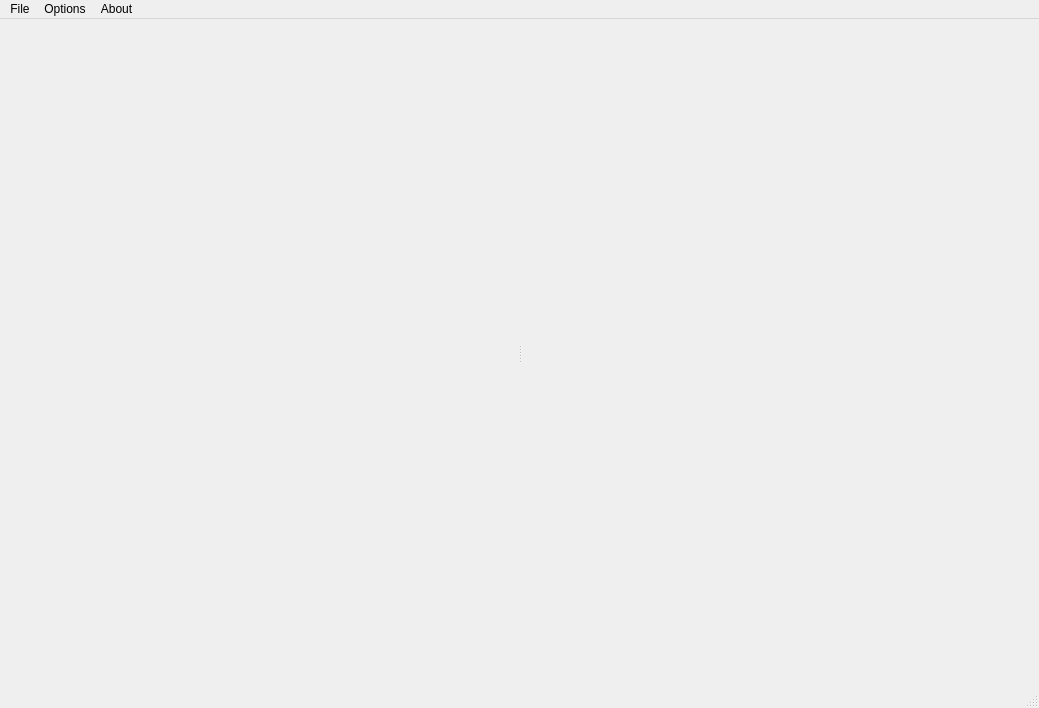
<?xml version="1.0" encoding="UTF-8"?>
<ui version="4.0">
 <class>MainWindow</class>
 <widget class="QMainWindow" name="MainWindow">
  <property name="geometry">
   <rect>
    <x>0</x>
    <y>0</y>
    <width>1039</width>
    <height>708</height>
   </rect>
  </property>
  <property name="windowTitle">
   <string/>
  </property>
  <widget class="QWidget" name="centralWidget">
   <layout class="QHBoxLayout" name="horizontalLayout">
    <item>
     <widget class="QSplitter" name="splitter">
      <property name="orientation">
       <enum>Qt::Horizontal</enum>
      </property>
      <widget class="ImageListWidget" name="imageListWidget" native="true"/>
      <widget class="PageListWidget" name="pageListWidget" native="true"/>
     </widget>
    </item>
   </layout>
  </widget>
  <widget class="QStatusBar" name="statusBar"/>
  <widget class="QMenuBar" name="menuBar">
   <property name="geometry">
    <rect>
     <x>0</x>
     <y>0</y>
     <width>1039</width>
     <height>22</height>
    </rect>
   </property>
   <widget class="QMenu" name="menuProject">
    <property name="title">
     <string>File</string>
    </property>
    <widget class="QMenu" name="menuExport">
     <property name="title">
      <string>Export</string>
     </property>
     <addaction name="actionPs"/>
     <addaction name="actionPdf"/>
    </widget>
    <addaction name="actionNew"/>
    <addaction name="actionOpen"/>
    <addaction name="actionSave"/>
    <addaction name="actionSave_as"/>
    <addaction name="actionClose"/>
    <addaction name="separator"/>
    <addaction name="menuExport"/>
    <addaction name="separator"/>
    <addaction name="actionExit"/>
   </widget>
   <widget class="QMenu" name="menuOptions">
    <property name="title">
     <string>Options</string>
    </property>
    <widget class="QMenu" name="menuEditor">
     <property name="title">
      <string>Editor</string>
     </property>
     <addaction name="actionAdd"/>
     <addaction name="actionClear"/>
     <addaction name="actionLayout"/>
     <addaction name="actionShow_date_first_of_month"/>
     <addaction name="actionResort_by_date"/>
    </widget>
    <addaction name="menuEditor"/>
    <addaction name="actionBook"/>
   </widget>
   <widget class="QMenu" name="menuAbout">
    <property name="title">
     <string>About</string>
    </property>
   </widget>
   <addaction name="menuProject"/>
   <addaction name="menuOptions"/>
   <addaction name="menuAbout"/>
  </widget>
  <action name="actionSave">
   <property name="text">
    <string>Save</string>
   </property>
   <property name="toolTip">
    <string>Save project</string>
   </property>
  </action>
  <action name="actionOpen">
   <property name="text">
    <string>Open</string>
   </property>
   <property name="toolTip">
    <string>Open project</string>
   </property>
  </action>
  <action name="actionAdd">
   <property name="text">
    <string>Add images</string>
   </property>
   <property name="toolTip">
    <string>Add images form directory</string>
   </property>
  </action>
  <action name="actionClear">
   <property name="text">
    <string>Clear images</string>
   </property>
   <property name="toolTip">
    <string>Clear images list</string>
   </property>
  </action>
  <action name="actionLayout">
   <property name="text">
    <string>Layout</string>
   </property>
   <property name="toolTip">
    <string>Layout settings</string>
   </property>
  </action>
  <action name="actionSave_as">
   <property name="text">
    <string>Save as</string>
   </property>
  </action>
  <action name="actionClose">
   <property name="text">
    <string>Close</string>
   </property>
  </action>
  <action name="actionExit">
   <property name="text">
    <string>Exit</string>
   </property>
  </action>
  <action name="actionNew">
   <property name="text">
    <string>New</string>
   </property>
  </action>
  <action name="actionPs">
   <property name="text">
    <string>Ps</string>
   </property>
  </action>
  <action name="actionPdf">
   <property name="text">
    <string>Pdf</string>
   </property>
  </action>
  <action name="actionShow_date_first_of_month">
   <property name="text">
    <string>Show date first of month</string>
   </property>
  </action>
  <action name="actionBook">
   <property name="text">
    <string>Book</string>
   </property>
  </action>
  <action name="actionImages">
   <property name="text">
    <string>Images</string>
   </property>
  </action>
  <action name="actionResort_by_date">
   <property name="text">
    <string>Resort by date</string>
   </property>
  </action>
 </widget>
 <layoutdefault spacing="6" margin="11"/>
 <customwidgets>
  <customwidget>
   <class>ImageListWidget</class>
   <extends>QWidget</extends>
   <header>imagelistwidget.h</header>
   <container>1</container>
  </customwidget>
  <customwidget>
   <class>PageListWidget</class>
   <extends>QWidget</extends>
   <header>pagelistwidget.h</header>
   <container>1</container>
  </customwidget>
 </customwidgets>
 <resources/>
 <connections/>
</ui>
